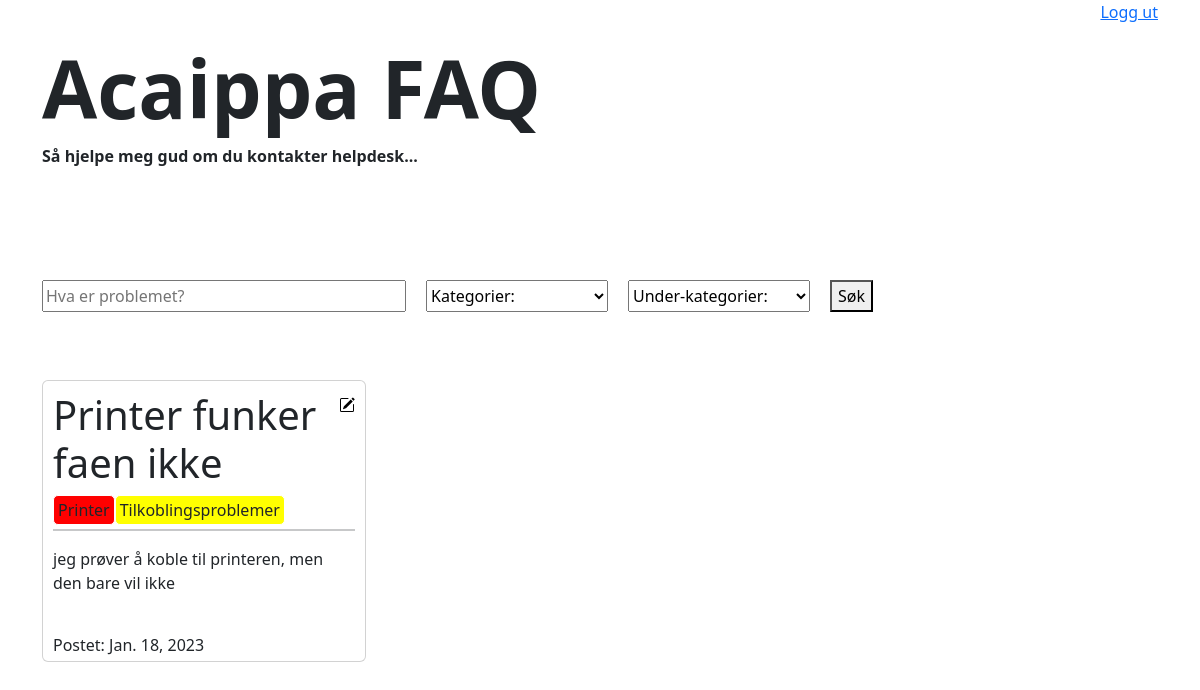
The app's page / (signed in) with its own data.
### pages/models.py (models this page shows, shortened)
class Problem(models.Model):
    problem_id = models.IntegerField(default=generate_id, editable=False)
    tittel = models.CharField(max_length=200, primary_key=True)
    beskrivelse = models.CharField(max_length=1000)
    guide = models.TextField(max_length=20000)
    dato_postet = models.DateField(default=datetime.date.today)
    kategori = models.ForeignKey(Kategori, on_delete=models.DO_NOTHING)

class Kategori(models.Model):
    navn = models.CharField(max_length=50, primary_key=True)
    farge = models.CharField(max_length=6)
    under_kategori = models.ForeignKey(UnderKategori, on_delete=models.DO_NOTHING)

class UnderKategori(models.Model):
    navn = models.CharField(max_length=70)
    farge = models.CharField(max_length=6)

### pages/views.py (the view)
# urls.py: path('', main_page),
def main_page(request):
	return render(request, "index.html", {"problems" : Problem.objects.all()})

### templates/index.html (shortened to what this page needs)
{% extends "main.html" %}
{% load static %}
{% block content %}
<div class="container overflow-hidden">
	<div class="row">
		<div class="col-12 mb-5">
			<h1 class="main-title">	Acaippa FAQ </h1>
			<p class="slogan">Så hjelpe meg gud om du kontakter helpdesk...</p>
		</div>
		<div class="col-12 row mt-5">
			<div class="col-12 filter-container">
				<input type="text" name="filter-text" class="text-filter col-4" placeholder="Hva er problemet?">
				<select class="col-2" name="category-filter" class="">
					<option>Kategorier:</option>
				</select>
				<select class="col-2" name="category-filter" class="">
					<option>Under-kategorier:</option>
				</select>
				<button>Søk</button>
			</div>
			<div class="col-12 card-container mt-5">
				{% for problem in problems %}
					<div class="card-margin col-12 col-md-6 col-lg-4">
						<div class="card problem-card" onclick="checkClick(this, '{{problem.problem_id}}')">
							<div class="card-title-edit-container d-flex flex-row">
								<h1 class="card-title col">
									{{problem.tittel}}
								</h1>
								{% if user.is_authenticated %}
									<div class="edit-container">
										<img src="{% static 'icons/pencil-square.svg' %}" alt="Endre ikon" class="edit-icon" onclick="window.location.href = '/editproblem/{{problem.problem_id}}'">
									</div>
								{% endif %}
							</div>
							<div class="card-top-container overflow-hidden mb-1">
								<div class="category-container">
									<p class="category" style="background-color: #{{problem.kategori.farge}};">
										{{problem.kategori.navn}}
									</p>
									<p class="subcategory" style="background-color: #{{problem.kategori.under_kategori.farge}};">
										{{problem.kategori.under_kategori.navn}}
									</p>
								</div>
							</div>
							<hr class="mt-0">
							<p class="card-description">{{problem.beskrivelse}}</p>
							<div class="card-bottom">
								<p class="card-date">Postet: {{problem.dato_postet}}</p>
							</div>
						</div>
					</div>
				{% endfor %}
			</div>
		</div>
	</div>
</div>
{% endblock %}

### static/styles.css (style rules this page uses)
.main-title { font-size: 80px; font-weight: bold; }
.slogan { font-weight: bold; }
.text-filter { padding: 2px; }
.filter-container { display: flex; flex-direction: row; }
.filter-container > * { margin: 0 20px 0 0; }
.card-container { display: flex; flex-direction: row; flex-wrap: wrap; }
.card { padding: 10px; cursor: pointer; transition: all .2s; }
.card-margin { padding: 20px; position: relative; left: -20px; }
hr { border-width: 2px; }
.category-container { position: relative; display: flex; flex-direction: row; }
.category, .subcategory { margin: 0; border-style: solid; border-width: 1px; border-radius: 5px; padding: 2px; padding-left: 4px; padding-right: 4px; bottom: 2px; border-color: white; overflow: hidden; }
.card-top-container { display: flex; flex-direction: row; justify-content: space-between; }
.card-bottom { display: flex; flex-direction: row; justify-content: space-between; position: relative; bottom: -22px; }

### records on screen
Problem: tittel "Printer funker faen ikke", kategori.navn "Printer", kategori.under_kategori.navn "Tilkoblingsproblemer", beskrivelse "jeg prøver å koble til printeren, men den bare vil ikke", dato_postet "Jan. 18, 2023"
